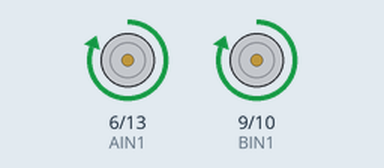
Simulated run of this sketch. Board: Arduino Uno, built with avr-gcc and run on an emulated ATmega328P. Parts: motor-driver pin pairs drawn as motors (green arrow = first pin HIGH = forward, orange = second pin HIGH = backward, longer = more drive).

Above: at 3.0 s.
At 5.8 s:
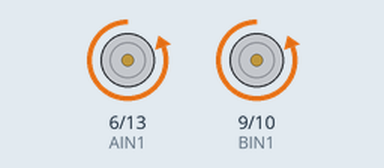
Timing chart, 0 to 10.6 s (numbered marks = the images above):
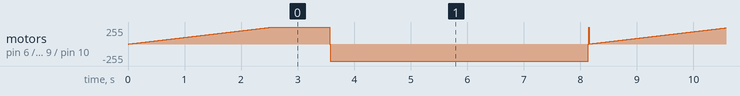

The sketch:

Code_H-brug.ino
```cpp
#define AIN1 6
#define AIN2 13
#define BIN1 9
#define BIN2 10

void setup() {
  Serial.begin(9600);

  pinMode(AIN1,OUTPUT);
  pinMode(AIN2,OUTPUT);
  pinMode(BIN1,OUTPUT);
  pinMode(BIN2,OUTPUT);

}

void loop() {

  for (int i = 0; i <= 255; i += 1) {
    analogWrite(AIN1, i);
    digitalWrite(AIN2, LOW);
    analogWrite(BIN1, i);
    digitalWrite(BIN2, LOW);
    delay(10);
  }

  delay(1000);
  analogWrite(AIN1, LOW);
  analogWrite(BIN1, LOW);

  for (int i = 0; i <= 255; i += 1) {
    analogWrite(AIN1, LOW);
    digitalWrite(AIN2, i);
    analogWrite(BIN1, LOW);
    digitalWrite(BIN2, i);
    delay(10);
  }

  delay(1000);
  analogWrite(AIN1, LOW);
  analogWrite(BIN1, LOW);

  delay(1000);
}
```

Measured:
- by itself, motor on pin 6 (AIN1) / pin 13 (AIN2), motor on pin 9 (BIN1) / pin 10 (BIN2): moves between backward 255/255 and forward 255/255, repeating every 8.1 s
